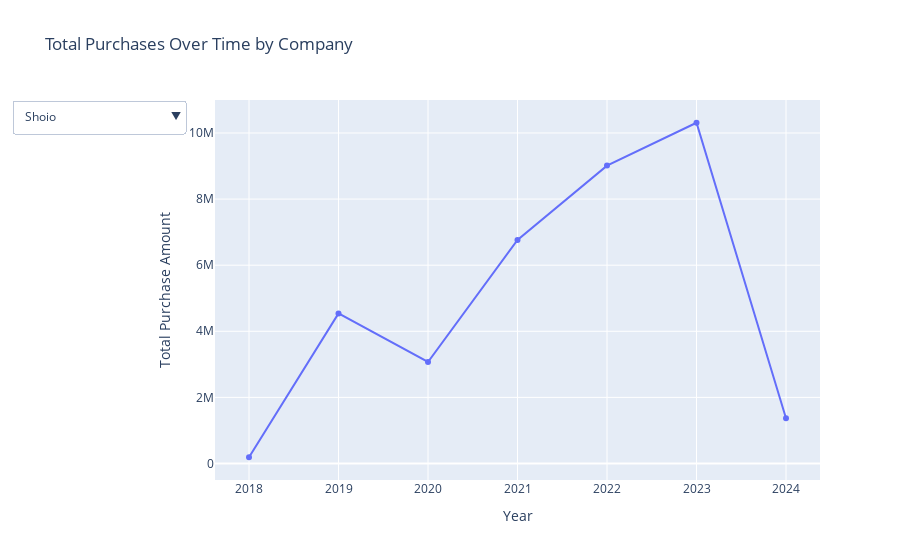

Notebook source saved alongside this figure:
### Code cell
import plotly.express as px
import plotly.graph_objects as go
from plotly.subplots import make_subplots

# Function to create a figure for a specific company
def create_figure(company):
    filtered_df = company_purchases_yearly[company_purchases_yearly['COMPANY_NAME'] == company]
    fig = px.line(filtered_df, x='year', y='TOTAL_AMOUNT', title=f'Total Purchases Over Time for {company}')
    fig.update_layout(xaxis_title='Year', yaxis_title='Total Purchase Amount')
    return fig

# Create a dropdown menu with Plotly
dropdown_buttons = [
    {
        'label': company,
        'method': 'update',
        'args': [{'visible': [company == comp for comp in top_companies]}]
    }
    for company in top_companies
]

# Create subplots (one for each company initially set to not visible)
fig = make_subplots(rows=1, cols=1)

# Add a trace for each company
for company in top_companies:
    filtered_df = company_purchases_yearly[company_purchases_yearly['COMPANY_NAME'] == company]
    fig.add_trace(
        go.Scatter(x=filtered_df['year'], y=filtered_df['TOTAL_AMOUNT'], mode='lines+markers', name=company),
        row=1, col=1
    )

# Update layout with dropdown menu
fig.update_layout(
    title='Total Purchases Over Time by Company',
    xaxis_title='Year',
    yaxis_title='Total Purchase Amount',
    updatemenus=[{
        'buttons': dropdown_buttons,
        'direction': 'down',
        'showactive': True
    }]
)

# Initially, show the first company's data only
fig.update_traces(visible=False)
fig.data[0].visible = True




fig.show()

### Figure 1 — Plotly figure (JSON) as saved in the notebook; plotly's stock layout.template omitted (floating-point values rounded to 4 significant figures)
{"data": [{"mode": "lines+markers", "name": "Primo Pobre", "type": "scatter", "visible": false, "x": [2019, 2020, 2021, 2022, 2023], "xaxis": "x", "y": [5851000.0, 7724000.0, 10540000.0, 11130000.0, 5040000.0], "yaxis": "y"}, {"mode": "lines+markers", "name": "Shoio", "type": "scatter", "visible": true, "x": [2018, 2019, 2020, 2021, 2022, 2023, 2024], "xaxis": "x", "y": [188700.0, 4541000.0, 3071000.0, 6762000.0, 9012000.0, 10310000.0, 1367000.0], "yaxis": "y"}, {"mode": "lines+markers", "name": "Cantina da Massa", "type": "scatter", "visible": false, "x": [2021, 2022, 2023, 2024], "xaxis": "x", "y": [5386000.0, 11590000.0, 11640000.0, 1889000.0], "yaxis": "y"}, {"mode": "lines+markers", "name": "BSB Vila Cinco", "type": "scatter", "visible": false, "x": [2018, 2019, 2020, 2021, 2022, 2023, 2024], "xaxis": "x", "y": [632200.0, 5966000.0, 2679000.0, 4643000.0, 6795000.0, 5857000.0, 467000.0], "yaxis": "y"}, {"mode": "lines+markers", "name": "Iate - Vila Cinco", "type": "scatter", "visible": false, "x": [2023, 2024], "xaxis": "x", "y": [21720000.0, 3441000.0], "yaxis": "y"}, {"mode": "lines+markers", "name": "Victrola", "type": "scatter", "visible": false, "x": [2014, 2015, 2016, 2017, 2018, 2019, 2020], "xaxis": "x", "y": [2858000.0, 4261000.0, 3394000.0, 2197000.0, 2681000.0, 2725000.0, 283800.0], "yaxis": "y"}, {"mode": "lines+markers", "name": "Aero Vila Cinco", "type": "scatter", "visible": false, "x": [2018, 2019, 2020, 2021, 2022, 2023, 2024], "xaxis": "x", "y": [225000.0, 4615000.0, 1975000.0, 2770000.0, 5113000.0, 3106000.0, 231800.0], "yaxis": "y"}, {"mode": "lines+markers", "name": "Alfredos 408n", "type": "scatter", "visible": false, "x": [2020, 2021, 2022, 2023, 2024], "xaxis": "x", "y": [219300.0, 2860000.0, 5140000.0, 7539000.0, 1130000.0], "yaxis": "y"}, {"mode": "lines+markers", "name": "XAMAM", "type": "scatter", "visible": false, "x": [2020, 2021, 2022, 2023, 2024], "xaxis": "x", "y": [8549000.0, 3684000.0, 2211000.0, 1917000.0, 90390.0], "yaxis": "y"}, {"mode": "lines+markers", "name": "Costelaria Gaucha Lago", "type": "scatter", "visible": false, "x": [2021, 2022, 2023, 2024], "xaxis": "x", "y": [101500.0, 824500.0, 13220000.0, 2074000.0], "yaxis": "y"}], "layout": {"autosize": true, "title": {"text": "Total Purchases Over Time by Company"}, "updatemenus": [{"active": 1, "buttons": [{"args": [{"visible": [true, false, false, false, false, false, false, false, false, false]}], "label": "Primo Pobre", "method": "update"}, {"args": [{"visible": [false, true, false, false, false, false, false, false, false, false]}], "label": "Shoio", "method": "update"}, {"args": [{"visible": [false, false, true, false, false, false, false, false, false, false]}], "label": "Cantina da Massa", "method": "update"}, {"args": [{"visible": [false, false, false, true, false, false, false, false, false, false]}], "label": "BSB Vila Cinco", "method": "update"}, {"args": [{"visible": [false, false, false, false, true, false, false, false, false, false]}], "label": "Iate - Vila Cinco", "method": "update"}, {"args": [{"visible": [false, false, false, false, false, true, false, false, false, false]}], "label": "Victrola", "method": "update"}, {"args": [{"visible": [false, false, false, false, false, false, true, false, false, false]}], "label": "Aero Vila Cinco", "method": "update"}, {"args": [{"visible": [false, false, false, false, false, false, false, true, false, false]}], "label": "Alfredos 408n", "method": "update"}, {"args": [{"visible": [false, false, false, false, false, false, false, false, true, false]}], "label": "XAMAM", "method": "update"}, {"args": [{"visible": [false, false, false, false, false, false, false, false, false, true]}], "label": "Costelaria Gaucha Lago", "method": "update"}], "direction": "down", "showactive": true}], "xaxis": {"anchor": "y", "autorange": true, "domain": [0, 1], "range": [2018.0, 2024.0], "title": {"text": "Year"}, "type": "linear"}, "yaxis": {"anchor": "x", "autorange": true, "domain": [0, 1], "range": [-646600.0, 11140000.0], "title": {"text": "Total Purchase Amount"}, "type": "linear"}}}
